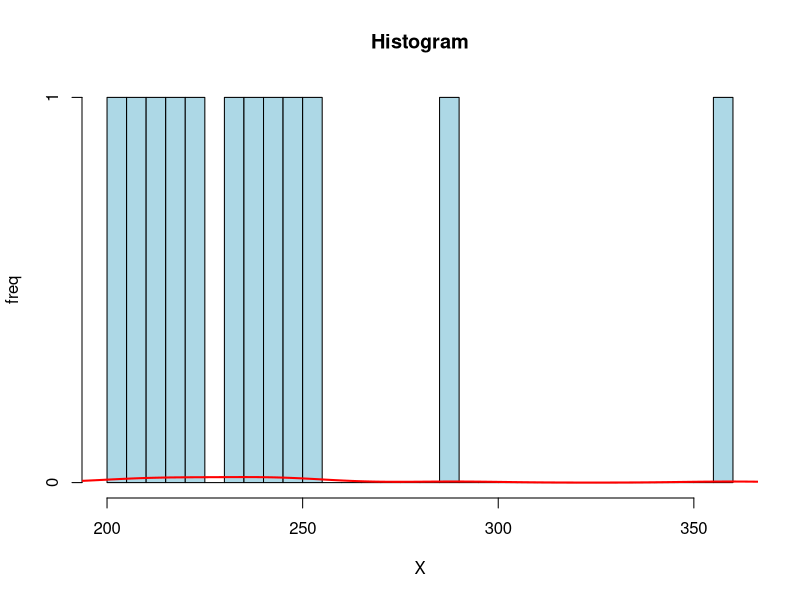

R code for this plot:
arr <- c(289, 203, 359, 243, 232, 210, 251, 246, 224, 239, 220, 211)
print(arr)

# среднее
average <- mean(arr)
print(sprintf("Average: %f", average))

# стандартное отклонение
std <- sd(arr)
print(sprintf("Standard deviation: %f", std))

# медиана
median <- median(arr)
print(sprintf("Median: %f", median))

# процентили
qtl <- quantile(arr, c(0.25, 0.75))
qtl

summary(arr)
shapiro.test(arr) # Если P < 0.05 - нормальное распределение отвергается


hist(arr, breaks = 50, freq = TRUE, col = "lightblue",
      xlab = "X",
      ylab = "freq",
      main = "Histogram")
lines(density(arr), col = "red", lwd = 2)

# Можно ли считать, что выборка извлечена из совокупности с нормальным распределением?
# Обоснуйте свой ответ.
#
# (Эти числа — продолжительность (в секундах) физической нагрузки до развития
# приступа стенокардии у 12 человек с ишемической болезнью сердца.